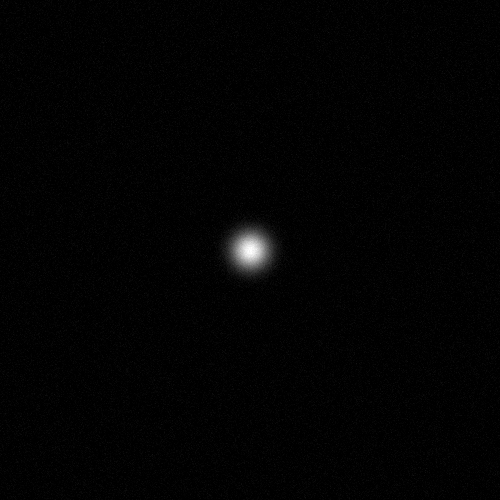
#> input picture data/raw/simulated/beam_300mm.png, 500 x 500 px, found by its file name
$ python test_2d_fitting.py
#> lines starting #> are read from the running program, lines starting #| are printed output that depends on the picture
#> further down, image is the input picture: shape (500, 500); min 0, max 255, mean 2.7
### src/beam_fitting.py
import numpy as np
import cv2
from scipy.optimize import curve_fit
import matplotlib.pyplot as plt

def gaussian_1d(x, amplitude, centre, sigma, offset):
    """Standard 1D Gaussian function for curve fitting."""
    return amplitude * np.exp(-((x - centre)**2)/ (2 * sigma ** 2)) + offset

# [47 lines left out: functions extract_horizontal_profile, fit_gaussian_profile, sigma_to_beam_radius, not called in this run]

def gaussian_2d(
    coordinates,
    amplitude,
    x_centre,
    y_centre,
    sigma_x,
    sigma_y,
    offset
):

    """
    Axis-aligned 2D Gaussian function.

    Parameters are fitted using the standard Gaussian form:

         I(x, y) = A * exp(
            -((x - x0)^2 / (2 * sigma_x^2)
            - ((y - y0)^2 / (2 * sigma_y^2))
        ) + offset

    Returns a flattened array for scipy.optimize.curve_fit.
"""

    x, y = coordinates

    exponent = (
        ((x - x_centre) ** 2) / (2 * sigma_x ** 2)
        + (( y - y_centre) ** 2) / (2 * sigma_y ** 2)
    )

    gaussian = (

        amplitude * np.exp(-exponent)
          + offset
)

    return gaussian.ravel()


def fit_gaussian_2d(gray_image):
    """
    Fit an axis-aligned 2D Gaussian to a grayscale beam image.

    Returns
    -------
    params : array
        Fitted parameters:
        amplitude, x_centre, y_centre,
        sigma_x, sigma_y, offset

    covariance : array
        Covariance matrix returned by curve_fit.
    """

    image = gray_image.astype(np.float64)

    height, width = image.shape
#> height = 500; width = 500

    y_values, x_values = np.indices(image.shape)

    amplitude_guess = np.max(image) - np.min(image)
#> amplitude_guess = 255

    max_y, max_x = np.unravel_index(
        np.argmax(image),
        image.shape
    )
#> max_y = 247; max_x = 251

    x_centre_guess = max_x
#> x_centre_guess = 251
    y_centre_guess = max_y
#> y_centre_guess = 247

    sigma_x_guess = width / 10
#> sigma_x_guess = 50
    sigma_y_guess = height / 10
#> sigma_y_guess = 50

    offset_guess = np.min(image)
#> offset_guess = 0

    initial_guess = [
        amplitude_guess,
        x_centre_guess,
        y_centre_guess,
        sigma_x_guess,
        sigma_y_guess,
        offset_guess
    ]
#> initial_guess = [255, 251, 247, 50, 50, 0]

    lower_bounds = [
        0,
        0,
        0,
        0.1,
        0.1,
        0
    ]

    upper_bounds = [
        255,
        width,
        height,
        width,
        height,
        255
    ]
#> upper_bounds = [255, 500, 500, 500, 500, 255]

    params, covariance = curve_fit(
        gaussian_2d,
        (x_values, y_values),
        image.ravel(),
        p0=initial_guess,
        bounds=(lower_bounds, upper_bounds),
        maxfev=20000
    )
#> params = [254.1, 250, 250, 12.23, 12.26, 1.73]; covariance = [[0.0332, 2.43e-10, 2.43e-10, -0.0008, -0.000802, -1.8e-12], [2.43e-10, 7.7e-05, 2.52e-15, -1.17e-11, 2.59e-14, -5.84e-15], [2.43e-10, 2.52e-15, 7.74e-05, 5.52e-15, -1.17e-11, 7e-16], [-0.0008, -1.17e-11, 5.52e-15, 7.73e-05, 2.95e-07, -3.06e-06], [-0.000802, 2.59e-14, -1.17e-11, 2.95e-07, 7.77e-05, -3.07e-06], [-1.8e-12, -5.84e-15, 7e-16, -3.06e-06, -3.07e-06, 3.18e-05]]

    return params, covariance

def sigma_to_beam_radii(sigma_x, sigma_y):
    """
    Convert fitted Gaussian standard deviations to
    1/e² beam radii

    Returns
    -------

    radius_x, radius_y
        Horizontal and vertical 1/e² beam radii.

    """
    radius_x = 2 * sigma_x
    radius_y = 2 * sigma_y

    return radius_x, radius_y


# [29 lines left out: function main, not called in this run]


# [2 lines that do not run on import are left out]

### src/calibration.py
class PixelCalibration:
    """
    Convert image coordinates between pixels and physical distance.
    """

    def __init__(self, mm_per_pixel):
        if mm_per_pixel <= 0:
            raise ValueError("mm_per_pixel must be positive")

        self.mm_per_pixel = mm_per_pixel

    def pixels_to_mm(self, pixels):
        return pixels * self.mm_per_pixel

    def mm_to_pixels(self, mm):
        return mm / self.mm_per_pixel

    # [6 lines left out: function __repr__, not called in this run]

### experiments/test_2d_fitting.py
import cv2
import numpy as np
import matplotlib.pyplot as plt
from src.calibration import PixelCalibration
from src.beam_fitting import (
    gaussian_2d,
    fit_gaussian_2d,
    sigma_to_beam_radii
)


IMAGE_PATH = "data/raw/simulated/beam_300mm.png"
CALIBRATION = PixelCalibration(
mm_per_pixel=0.05
)


image = cv2.imread(
    IMAGE_PATH,
    cv2.IMREAD_GRAYSCALE
)

if image is None:
    raise FileNotFoundError(
        f"Could not load image: {IMAGE_PATH}"
    )


params, covariance = fit_gaussian_2d(image)
#> params = [254.1, 250, 250, 12.23, 12.26, 1.73]

(
    amplitude,
    x_centre,
    y_centre,
    sigma_x,
    sigma_y,
    offset
) = params
#> amplitude = 254.1; x_centre = 250; y_centre = 250; sigma_x = 12.23; sigma_y = 12.26; offset = 1.73


radius_x_pixels, radius_y_pixels = (
    sigma_to_beam_radii(
        sigma_x,
        sigma_y
    )
)
#> in sigma_to_beam_radii, `radius_x = 2 * sigma_x`: radius_x = 24.46
#> in sigma_to_beam_radii, `radius_y = 2 * sigma_y`: radius_y = 24.52
#> radius_x_pixels = 24.46; radius_y_pixels = 24.52

radius_x_mm = CALIBRATION.pixels_to_mm(
 radius_x_pixels

)
#> radius_x_mm = 1.22
radius_y_mm = CALIBRATION.pixels_to_mm(
radius_y_pixels
)
#> radius_y_mm = 1.23

ellipticity = radius_x_mm / radius_y_mm
#> ellipticity = 0.997


print("2D Gaussian Fit Results")
print("-" * 30)

print(f"Amplitude: {amplitude:.2f}")
#| Amplitude: 254.12
print(
    f"Centre: ({x_centre:.2f}, "
    f"{y_centre:.2f}) pixels"
)
#| Centre: (250.01, 250.01) pixels

print(
    f"Sigma X: {sigma_x:.2f} pixels"
)
#| Sigma X: 12.23 pixels

print(
    f"Sigma Y: {sigma_y:.2f} pixels"
)
#| Sigma Y: 12.26 pixels

print(
    f"1/e² Radius X: {radius_x_mm:.4f} mm"
)
#| 1/e² Radius X: 1.2231 mm

print(
    f"1/e² Radius Y: {radius_y_mm:.4f} mm"
)
#| 1/e² Radius Y: 1.2262 mm

print(
    f"Ellipticity: {ellipticity:.4f}"
)
#| Ellipticity: 0.9975


fitted_image = gaussian_2d(
    np.indices(image.shape)[::-1],
    *params
).reshape(image.shape)


residual = (
    image.astype(float)
    - fitted_image
)
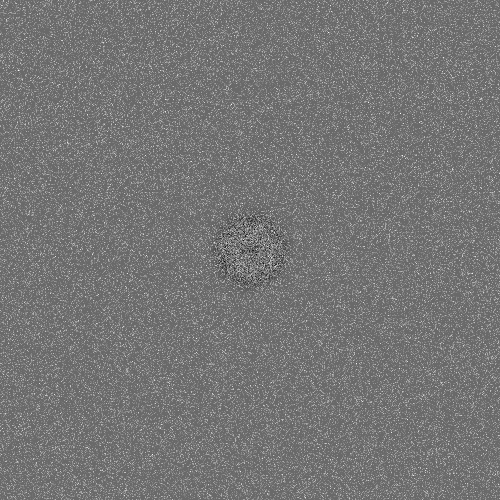
#> residual: shape (500, 500) float64; min -16.46, max 19.27, mean 6.92e-09; drawn with min black and max white


plt.figure(figsize=(7, 6))

plt.imshow(image, cmap="gray")

plt.contour(
    fitted_image,
    levels=6
)

plt.title(
    "Simulated Beam with 2D Gaussian Fit"
)

plt.xlabel("X (pixels)")
plt.ylabel("Y (pixels)")

plt.tight_layout()

plt.savefig(
    "results/2d_gaussian_fit.png",
    dpi=150
)
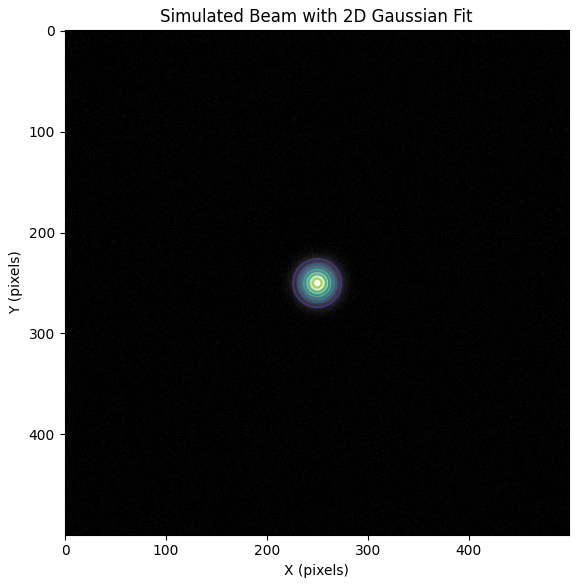
#> figure drawn by matplotlib, 1 panel

plt.close()


plt.figure(figsize=(7, 6))

plt.imshow(
    residual,
    cmap="seismic"
)

plt.colorbar(
    label="Intensity Residual"
)

plt.title(
    "2D Gaussian Fit Residual"
)

plt.xlabel("X (pixels)")
plt.ylabel("Y (pixels)")

plt.tight_layout()

plt.savefig(
    "results/2d_gaussian_residual.png",
    dpi=150
)
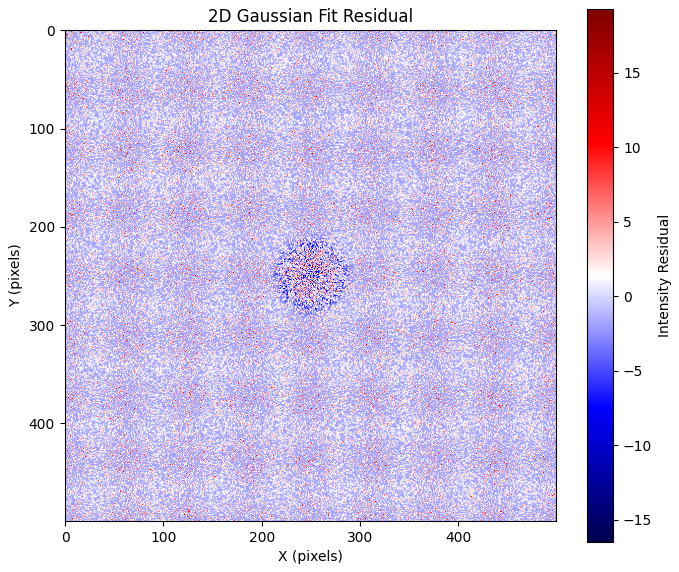
#> figure drawn by matplotlib, 2 panels

plt.close()
